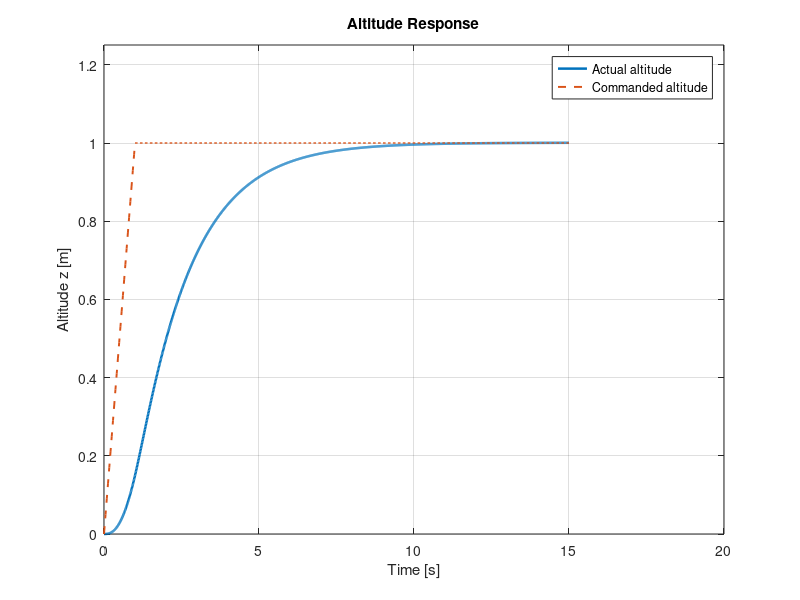
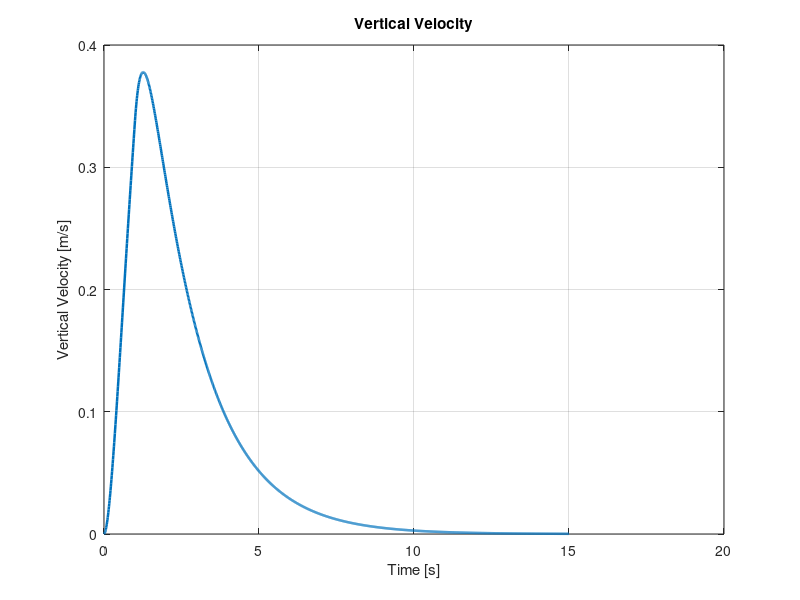
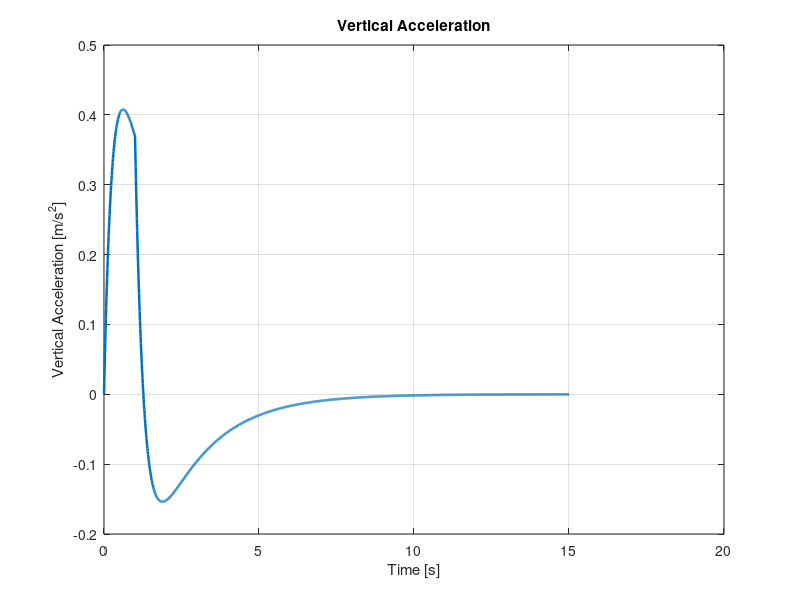
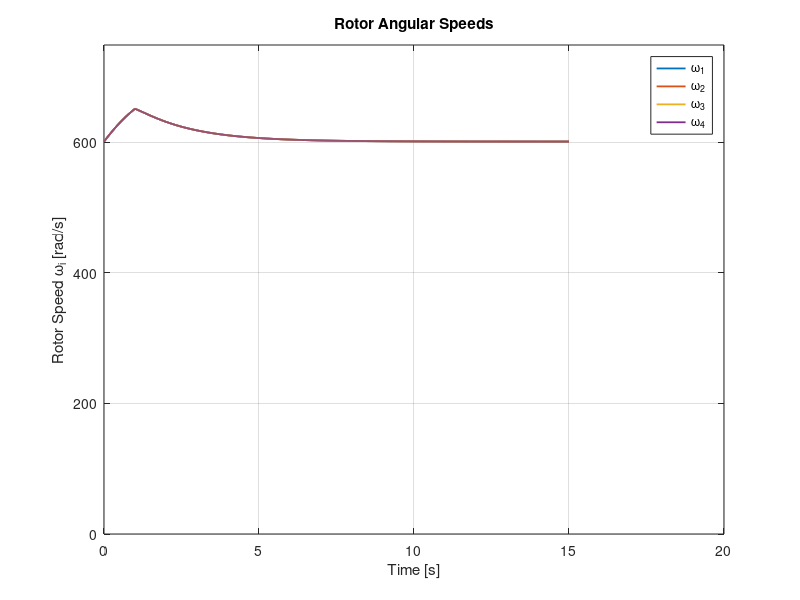

Write MATLAB code to recreate these figures, in order. (Note: this script raises an error after producing the figures.)
%% simple_quadrotor_vertical_takeoff_PI_autoheight.m
% ------------------------------------------------------------
% Simple vertical-only quadrotor takeoff simulation
%
% Goal:
%   Command a 500 g quadrotor to take off to a chosen z height,
%   then hover there.
%
% Model:
%   Fi = kf * omega_i^2
%
%   m*z_ddot = F1 + F2 + F3 + F4 - m*g - c*z_dot
%
% z is positive upward.
% This ignores x/y motion, roll, pitch, yaw, and motor dynamics.

clear; clc; close all;

%% ------------------------------------------------------------
% 1. User-adjustable command
% ------------------------------------------------------------

zRefFinal = 1.0;        % commanded hover height [m]
takeoffRampTime = 1.0;  % seconds to ramp command from 0 to zRefFinal

%% ------------------------------------------------------------
% 2. Physical parameters
% ------------------------------------------------------------

m = 0.500;              % drone mass [kg]
g = 9.81;               % gravity [m/s^2]

Nrotors = 4;            % quadrotor
omegaMax = 850;         % max rotor speed [rad/s], about 8117 RPM

% Choose kf for about 2:1 thrust-to-weight at omegaMax.
% Total max thrust = 2*m*g
% Per-rotor max thrust = 2*m*g/4
kf = (2*m*g/Nrotors)/(omegaMax^2);   % [N/(rad/s)^2]

% Hover thrust and hover rotor speed
Fhover_total = m*g;
Fhover_rotor = Fhover_total/Nrotors;
omegaHover = sqrt(Fhover_rotor/kf);

fprintf('Chosen kf = %.4e N/(rad/s)^2\n', kf);
fprintf('Hover thrust per rotor = %.4f N\n', Fhover_rotor);
fprintf('Hover omega = %.2f rad/s = %.0f RPM\n', ...
    omegaHover, omegaHover*60/(2*pi));

%% ------------------------------------------------------------
% 3. Controller parameters
% ------------------------------------------------------------

% Each rotor has its own PI controller.
% All rotors see the same altitude error in this simplified vertical model.
Kp = [0.25; 0.25; 0.25; 0.25];       % [N/m] per rotor
Ki = [0.0001; 0.0001; 0.0001; 0.0001];   % [N/(m*s)] per rotor

intError = zeros(Nrotors,1);
intLimit = 8.0;

% Simple vertical damping
cDrag = 2.0;            % [N/(m/s)]

%% ------------------------------------------------------------
% 4. Simulation setup
% ------------------------------------------------------------

dt = 0.01;
tFinal = max(15, 8 + 3*zRefFinal);   % automatically longer for taller climbs
t = 0:dt:tFinal;
Nt = length(t);

% State
z = 0;
zdot = 0;

% Storage
zHist = zeros(Nt,1);
zRefHist = zeros(Nt,1);
zdotHist = zeros(Nt,1);
aHist = zeros(Nt,1);
omegaHist = zeros(Nt,Nrotors);
FHist = zeros(Nt,Nrotors);
THist = zeros(Nt,1);
errHist = zeros(Nt,1);

%% ------------------------------------------------------------
% 5. Main simulation loop
% ------------------------------------------------------------

for k = 1:Nt

    tk = t(k);

    % Smooth takeoff command.
    % Instead of instantly commanding zRefFinal, we ramp it up.
    if tk < takeoffRampTime
        zRef = zRefFinal * (tk/takeoffRampTime);
    else
        zRef = zRefFinal;
    end

    % Altitude error
    err = zRef - z;

    % PI integrator for each rotor
    intError = intError + err*dt;
    intError = max(min(intError, intLimit), -intLimit);

    % Rotor thrust commands
    Fcmd = Fhover_rotor + Kp.*err + Ki.*intError;

    % Saturate commanded thrust
    Fcmd = max(Fcmd, 0);
    Fcmd = min(Fcmd, kf*omegaMax^2);

    % Convert thrust command to rotor speed
    omega = sqrt(Fcmd/kf);

    % Actual rotor thrust from model
    F = kf*(omega.^2);

    % Total thrust
    Ttotal = sum(F);

    % Vertical acceleration
    zddot = (Ttotal - m*g - cDrag*zdot)/m;

    % Integrate vertical motion
    zdot = zdot + zddot*dt;
    z = z + zdot*dt;

    % Ground constraint
    if z < 0
        z = 0;
        if zdot < 0
            zdot = 0;
        end
    end

    % Save data
    zHist(k) = z;
    zRefHist(k) = zRef;
    zdotHist(k) = zdot;
    aHist(k) = zddot;
    omegaHist(k,:) = omega.';
    FHist(k,:) = F.';
    THist(k) = Ttotal;
    errHist(k) = err;
end

%% ------------------------------------------------------------
% 6. Auto-scaling values for plots and animation
% ------------------------------------------------------------

zMaxData = max([zHist; zRefHist; zRefFinal]);
zPlotMax = max(1.2, 1.25*zMaxData);

omegaPlotMax = 1.15*max(omegaHist(:));
FPlotMax = 1.15*max(FHist(:));
TPlotMax = 1.15*max(THist);

%% ------------------------------------------------------------
% 7. Print simulation summary
% ------------------------------------------------------------

fprintf('\nSimulation results:\n');
fprintf('Commanded hover height = %.3f m\n', zRefFinal);
fprintf('Final altitude = %.3f m\n', zHist(end));
fprintf('Maximum altitude = %.3f m\n', max(zHist));
fprintf('Maximum rotor speed = %.2f rad/s = %.0f RPM\n', ...
    max(omegaHist(:)), max(omegaHist(:))*60/(2*pi));
fprintf('Final rotor speed = %.2f rad/s = %.0f RPM\n', ...
    omegaHist(end,1), omegaHist(end,1)*60/(2*pi));

%% ------------------------------------------------------------
% 8. Plots with automatic axis scaling
% ------------------------------------------------------------

figure;
plot(t, zHist, 'LineWidth', 1.8); hold on;
plot(t, zRefHist, '--', 'LineWidth', 1.4);
grid on;
xlabel('Time [s]');
ylabel('Altitude z [m]');
title('Altitude Response');
legend('Actual altitude', 'Commanded altitude');
ylim([0 zPlotMax]);

figure;
plot(t, zdotHist, 'LineWidth', 1.8);
grid on;
xlabel('Time [s]');
ylabel('Vertical Velocity [m/s]');
title('Vertical Velocity');

figure;
plot(t, aHist, 'LineWidth', 1.8);
grid on;
xlabel('Time [s]');
ylabel('Vertical Acceleration [m/s^2]');
title('Vertical Acceleration');

figure;
plot(t, omegaHist, 'LineWidth', 1.3);
grid on;
xlabel('Time [s]');
ylabel('Rotor Speed \omega_i [rad/s]');
title('Rotor Angular Speeds');
legend('\omega_1', '\omega_2', '\omega_3', '\omega_4');
ylim([0 omegaPlotMax]);

figure;
plot(t, FHist, 'LineWidth', 1.3); hold on;
yline(Fhover_rotor, '--', 'LineWidth', 1.3);
grid on;
xlabel('Time [s]');
ylabel('Rotor Thrust F_i [N]');
title('Individual Rotor Thrusts');
legend('F_1', 'F_2', 'F_3', 'F_4', 'Hover thrust per rotor');
ylim([0 FPlotMax]);

figure;
plot(t, THist, 'LineWidth', 1.8); hold on;
yline(m*g, '--', 'LineWidth', 1.3);
grid on;
xlabel('Time [s]');
ylabel('Total Thrust [N]');
title('Total Upward Thrust');
legend('Total thrust', 'Weight mg');
ylim([0 TPlotMax]);

%% ------------------------------------------------------------
% 9. 3D animation with automatic height scaling
% ------------------------------------------------------------

armLength = 0.20;       % visual arm length [m]

rotorPosBody = [ ...
     armLength,  0,          0;
     0,          armLength,  0;
    -armLength,  0,          0;
     0,         -armLength,  0];

figure;
hold on; grid on; axis equal;
xlabel('x [m]');
ylabel('y [m]');
zlabel('z [m]');
title(sprintf('3D Animation: Vertical Takeoff to %.2f m', zRefFinal));

xlim([-0.6 0.6]);
ylim([-0.6 0.6]);
zlim([0 zPlotMax]);
view(35, 25);

% Actual vertical path
plot3(zeros(size(zHist)), zeros(size(zHist)), zHist, 'k--');

% Ground plane
[Xg, Yg] = meshgrid(-0.6:0.2:0.6, -0.6:0.2:0.6);
Zg = zeros(size(Xg));
mesh(Xg, Yg, Zg, 'FaceAlpha', 0.05, 'EdgeAlpha', 0.2);

% Reference height plane
[Xr, Yr] = meshgrid(-0.4:0.2:0.4, -0.4:0.2:0.4);
Zr = zRefFinal*ones(size(Xr));
mesh(Xr, Yr, Zr, 'FaceAlpha', 0.05, 'EdgeAlpha', 0.2);

% Drone graphics objects
hArm1 = plot3([0 0], [0 0], [0 0], 'LineWidth', 3);
hArm2 = plot3([0 0], [0 0], [0 0], 'LineWidth', 3);
hCenter = plot3(0, 0, 0, 'ko', 'MarkerFaceColor', 'k', 'MarkerSize', 7);

hRotors = gobjects(Nrotors,1);
for i = 1:Nrotors
    hRotors(i) = plot3(0, 0, 0, 'o', 'MarkerSize', 12, 'LineWidth', 2);
end

skip = 8;

for k = 1:skip:Nt

    center = [0, 0, zHist(k)];
    rotorWorld = rotorPosBody + center;

    % Arm from rotor 1 to rotor 3
    set(hArm1, ...
        'XData', [rotorWorld(1,1), rotorWorld(3,1)], ...
        'YData', [rotorWorld(1,2), rotorWorld(3,2)], ...
        'ZData', [rotorWorld(1,3), rotorWorld(3,3)]);

    % Arm from rotor 2 to rotor 4
    set(hArm2, ...
        'XData', [rotorWorld(2,1), rotorWorld(4,1)], ...
        'YData', [rotorWorld(2,2), rotorWorld(4,2)], ...
        'ZData', [rotorWorld(2,3), rotorWorld(4,3)]);

    set(hCenter, ...
        'XData', center(1), ...
        'YData', center(2), ...
        'ZData', center(3));

    for i = 1:Nrotors
        set(hRotors(i), ...
            'XData', rotorWorld(i,1), ...
            'YData', rotorWorld(i,2), ...
            'ZData', rotorWorld(i,3));
    end

    drawnow;
end
